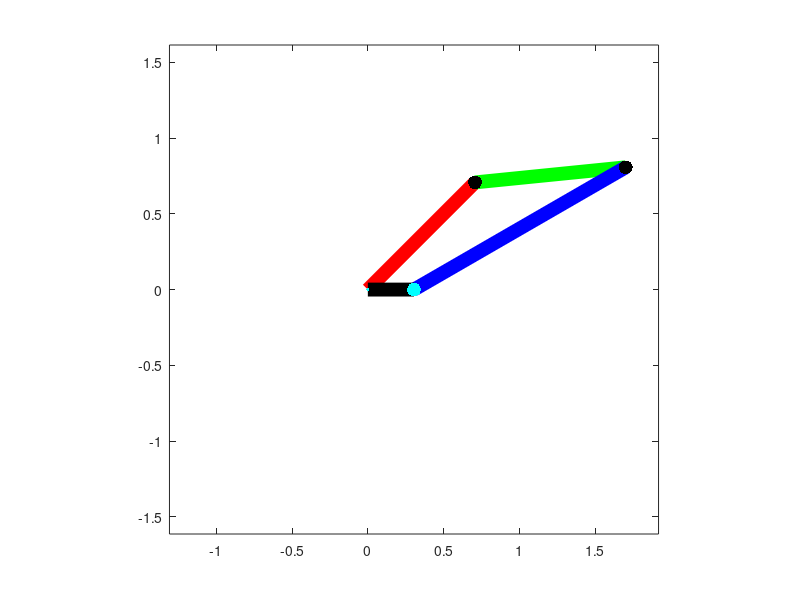

The MATLAB source for this figure:
function [t,z] = four_bar_linkage()

omega = 1; % rad/s
lA = 1; %m
lB = 1; %m
th10 = pi/4; %rad
th20 = 0.1; %rad
th30 = pi/6; %rad
lC = (lA*sin(th10)+lB*sin(th20))/sin(th30); %m
lD = lA*cos(th10) + lB*cos(th20)-lC*cos(th30); %m

assert(lD+lC < lA + lB) %continuous motion condition

% initial conditions and plot
A0 = [0,0];
B0 = A0 + lA*[cos(th10), sin(th10)];
C0 = B0 + lB*[cos(th20), sin(th20)];
D0 = C0 - lC*[cos(th30), sin(th30)];

figure(1)
clf
linkA = plot([A0(1), B0(1)], [A0(2), B0(2)], 'r', 'LineWidth',10);
hold on;
linkB = plot([B0(1), C0(1)], [B0(2), C0(2)], 'g', 'LineWidth', 10);
linkC = plot([C0(1), D0(1)], [C0(2), D0(2)], 'b', 'LineWidth', 10);
linkD = plot([D0(1), A0(1)], [D0(2), A0(2)], 'k', 'LineWidth', 10);
axis equal;
plot(A0(1), A0(2), 'c.',D0(1), D0(2), 'c.', 'MarkerSize', 30)
Bpoint = plot(B0(1), B0(2), 'k.', 'MarkerSize', 30);
Cpoint = plot(C0(1), C0(2), 'k.', 'MarkerSize', 30);
hold off

%do a full revolution:
tspan = linspace(0, 2*pi/omega, 100);
[t,z] = ode45(@four_bar_linkage_eom, tspan, [th10, th20, th30].', ...
    odeset('RelTol', 1e-12, 'AbsTol', 1e-14));

%extract angles
th1s = z(:,1);
th2s = z(:,2);
th3s = z(:,3);

% compute point locations for all times
A = zeros(length(t),2);
B = A + lA*[cos(th1s), sin(th1s)];
C = B + lB*[cos(th2s), sin(th2s)];
D = C - lC*[cos(th3s), sin(th3s)];

% find axis limits
tmp = [min([A;B;C;D]);max([A;B;C;D])];
axis(tmp(:))

% animate
for j = 2:length(t)
    set(linkA,'XData',[A0(1), B(j,1)], 'YData',[A0(2), B(j,2)])
    set(linkB, 'XData', [B(j,1), C(j,1)], 'YData', [B(j,2), C(j,2)]);
    set(linkC, 'XData', [C(j,1), D(j,1)], 'YData', [C(j,2), D(j,2)]);
    set(Bpoint, 'XData', B(j,1), 'YData', B(j,2));
    set(Cpoint, 'XData', C(j,1), 'YData', C(j,2));
    pause(t(j) - t(j-1))
end



    function dz = four_bar_linkage_eom(~,z)
        %z = [th1, th2, th3] 
        th1 = mod(z(1),2*pi);
        th2 = mod(z(2),2*pi);
        th3 = mod(z(3),2*pi);
        dz = [omega;...
            -lA.*omega.*sin(th1 - th3)./(lB.*sin(th2 - th3));...
            -lA.*omega.*sin(th1 - th2)./(lC.*sin(th2 - th3))];
    end
end
